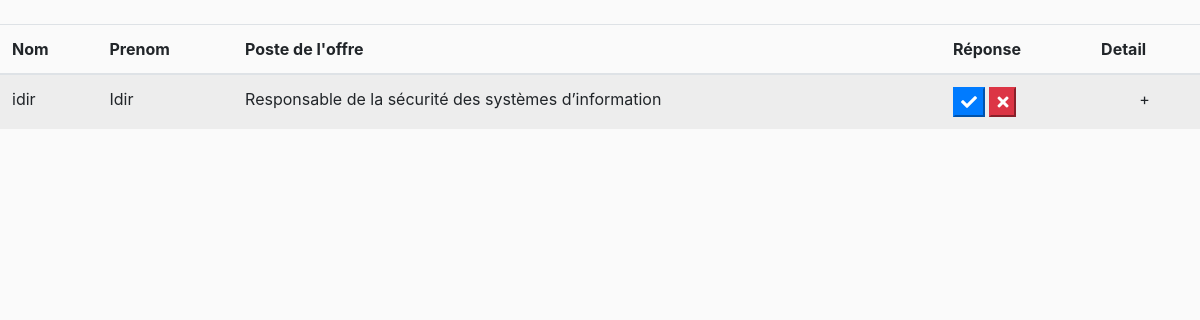
Page /rep_candidatureMC.php (signed in) on the committed database.
### tables this page shows
CREATE TABLE `candidature` (
  `id_candidat` int(11) NOT NULL,
  `code_offre` int(11) NOT NULL,
  `etat` varchar(100) DEFAULT NULL,
  `reponse` varchar(60) DEFAULT NULL,
  `date_candidature` datetime NOT NULL DEFAULT CURRENT_TIMESTAMP
);

CREATE TABLE `candidat` (
  `id_candidat` int(11) NOT NULL,
  `nom` varchar(25) DEFAULT NULL,
  `prenom` varchar(25) DEFAULT NULL,
  `date_naissance` varchar(15) DEFAULT NULL,
  `sexe` varchar(10) DEFAULT NULL,
  `adresse` text,
  `num_daira` int(11) DEFAULT NULL,
  `email` varchar(50) DEFAULT NULL,
  `num_tel` varchar(15) DEFAULT NULL,
  `imagee` varchar(100) DEFAULT NULL,
  `mdp` varchar(100) DEFAULT NULL,
  `token` varchar(20) DEFAULT NULL
);

CREATE TABLE `offre_emploi` (
  `code_offre` int(11) NOT NULL,
  `date_d` datetime DEFAULT CURRENT_TIMESTAMP,
  `date_f` varchar(50) DEFAULT NULL,
  `poste` varchar(60) DEFAULT NULL,
  `typeTravail` varchar(15) NOT NULL,
  `detail` text,
  `adresse` varchar(150) NOT NULL,
  `id_recruteur` int(11) NOT NULL,
  `num_daira` int(11) DEFAULT NULL
);

### rep_candidatureMC.php (the view, shortened to what this page needs)
<?php
require "bd.php";
$idR=$_SESSION['id_recruteur'];
$req="SELECT c.email, o.code_offre, o.poste, c.nom, c.prenom, cd.etat, cd.id_candidat FROM recruteur r, offre_emploi o, candidature cd, candidat c WHERE r.id_recruteur = o.id_recruteur AND o.id_recruteur='$idR' AND c.id_candidat=cd.id_candidat AND cd.code_offre=o.code_offre AND cd.reponse IS NULL AND cd.etat='Manque de compétences' ";
$rep = mysqli_query($connection,$req);
?>
<!DOCTYPE html>
<html>
<head>
	<link rel="stylesheet" href="">
	 <link rel="stylesheet" href="css/style.css">
	 	<link rel="stylesheet" type="text/css" href="
https://cdn.datatables.net/1.10.22/css/jquery.dataTables.min.css">
<link rel="stylesheet" type="text/css" href="https://cdn.datatables.net/responsive/2.2.6/css/responsive.dataTables.min.css">
</head>
<body>
	<div class="d-none"><?php include 'header.php'?></div>
<table id="myTable" cellspacing="0" width="100%" class=" table responsive table-striped   mt-4 align-center ">
	<thead >
		<tr>
			<th>Nom</th>
			<th>Prenom</th>
			<th>Poste de l'offre</th>
			<th>Réponse</th>
			<th>Detail</th>
		</tr>
	</thead>
	<tbody>
		<?php
  if (mysqli_num_rows($rep)>0)
  {
  while($row = mysqli_fetch_assoc($rep))
{
?>
		<tr>
			<td><?php echo $row['nom']; ?></td>
			<td><?php echo $row['prenom']; ?></td>
			<td><?php echo $row['poste']; ?></td>
			<td><button onClick="validerCR('<?php echo $row["id_candidat"]; ?>','<?php echo $row["code_offre"]; ?>','<?php echo $row["email"]; ?>')" class="btn-primary"><i class="fa fa-check"></i></button> <button onClick="refuserCR('<?php echo $row["id_candidat"]; ?>','<?php echo $row["code_offre"]; ?>','<?php echo $row["email"]; ?>')" class="btn-danger"><i class="fa fa-times"></i></button></td>
			<td class="text-center">+</td>
		</tr>
		<?php
    } }
    ?>
	</tbody>
</table>
</body>
</html>

### css/style.css (style rules this page uses)
body { line-height: 1.7; background: #fafafa; color: #4d4d4d; font-weight: 400; font-size: 1rem; font-family: "Roboto Mono", SFMono-Regular, Menlo, Monaco, Consolas, "Liberation Mono", "Courier New", monospace; font-family: "Nunito Sans", -apple-system, BlinkMacSystemFont, "Segoe UI", Roboto, "Helvetica Neue", Arial, sans-serif, "Apple Color Emoji", "Segoe UI Emoji", "Segoe UI Symbol", "Noto Color Emoji"; }

### css/stylee.css (style rules this page uses)
body { background-color: #fafafa; }

### rows in the picture
candidature: id_candidat.nom "idir", id_candidat.prenom "Idir", code_offre.poste "Responsable de la sécurité des systèmes d’information"
